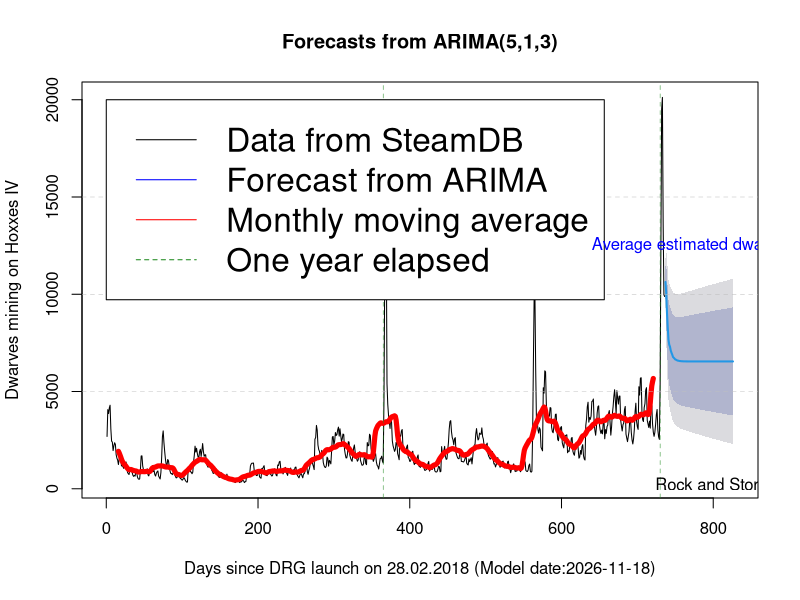

Recreate this plot in R.
#Setup

#setwd("...")

#Import

data <- read.csv(file = "chart.csv", sep = ";", header = TRUE, col.names = c("Date", "Players"))

data_selection <- data[455:length(data[,2]),1:2]

#The 455th entry is the early access start on Steam on the 28th of February 2018.

data_selection$Date <- substr(data_selection$Date, 1, 10)

data_selection$Date <- as.Date(data_selection$Date, format = "%d.%m.%Y")

#Analysis

require(forecast)

ma <- ma(data_selection[,2], 30)

model <- auto.arima(data_selection[,2])

forecast_period <- 90

model_forecast <- round(median(forecast(model, h = forecast_period)$mean))

png(sprintf("drg_model_%4s.png", Sys.Date()), width = 1920, height = 1080)

plot(forecast(model, h = forecast_period), ylab = "Dwarves mining on Hoxxes IV", xlab = sprintf("Days since DRG launch on 28.02.2018 (Model date:%4s)", Sys.Date()), lwd = 1)
lines(ma, col = "red", lwd = 5)
abline(v = c(365,365*2), col = "forestgreen", lty = 2, lwd = 0.5)
abline(h = c(5000, 10000, 15000), col = "grey", lty = 2, lwd = 0.5)
legend(0, 20000, legend=c("Data from SteamDB", "Forecast from ARIMA", "Monthly moving average", "One year elapsed"), col=c("black", "blue", "red", "forestgreen"), lty=c(1, 1, 1, 2), cex=2)
text(800, 250, "Rock and Stone", cex=1)
text(800, 12500, sprintf("Average estimated dwarves:%d", model_forecast), col = "blue", cex=1)

dev.off()
